Frame 1 (no input): blank canvas, image omitted
Frame 60 (the mouse pressed at the canvas centre just before this capture): blank canvas, image omitted
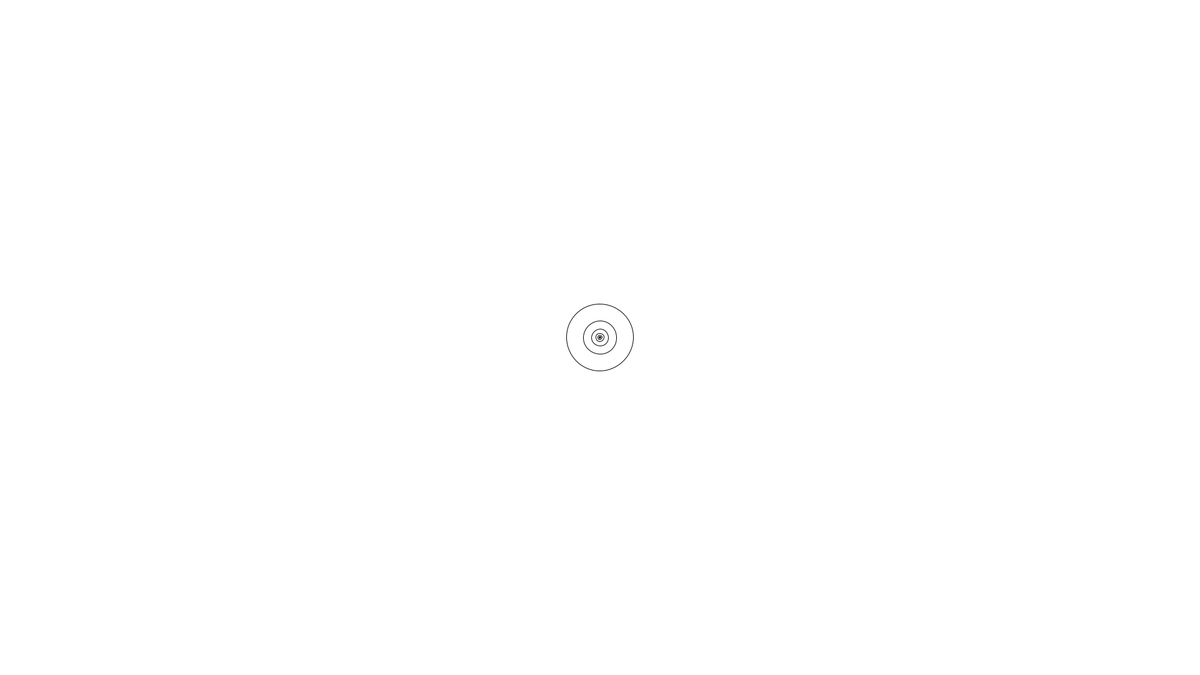
Frame 120 (the mouse held since frame 60 and released just before this capture)

The Processing sketch whose frames 1 and 60 were blank and that drew this single picture after the mouse press (run headless with seeded random() and noise(); from frame 60 on, the mouse is pressed at the canvas centre):

// Processing sketch: recursive_eye
// ── recursive_eye.pde
float d;

void setup() {
  background(255);
  size(1920, 1080);
  d = 1;
}

void draw() {
  foo(width/2, height/2, d);
  d *= 1.04;
  if (d > 5000) {
    d /= 2;
  }
  
}

void foo(float x, float y, float d) {
  circle(x, y, d);
  if (d > 1) {
    foo(x, y, d/2);
  }
}
